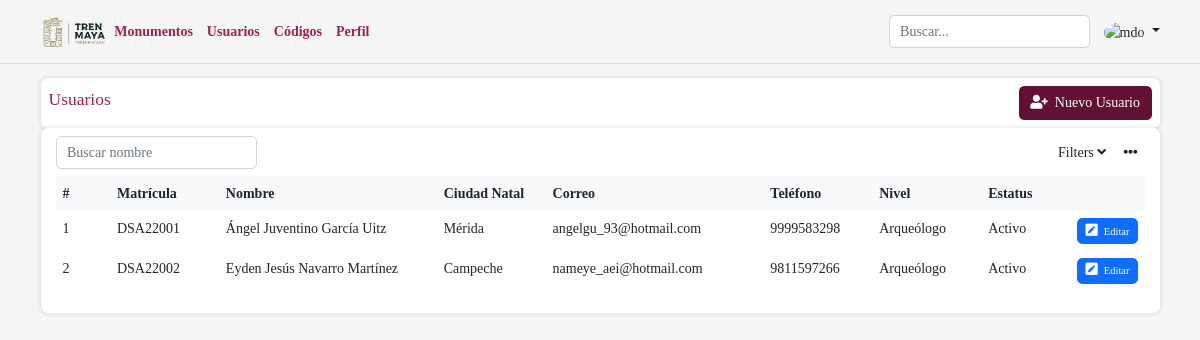
/index.php?action=usuarios (signed in), run on the app's committed database.
### tables this page shows
CREATE TABLE `bd_tm_pro` (
  `bd_tm_pro_id` int(11) NOT NULL,
  `bd_tm_pro_nombre` varchar(50) NOT NULL,
  `bd_tm_pro_apellido_p` varchar(45) NOT NULL,
  `bd_tm_pro_apellido_m` varchar(45) NOT NULL,
  `bd_tm_pro_edad` int(11) NOT NULL,
  `bd_tm_pro_genero` varchar(10) NOT NULL,
  `bd_tm_pro_origen` varchar(50) NOT NULL,
  `bd_tm_pro_matricula` varchar(8) NOT NULL,
  `bd_tm_pro_correo` varchar(50) NOT NULL,
  `bd_tm_pro_telefono` varchar(10) NOT NULL,
  `bd_tm_pro_estudio` varchar(50) NOT NULL,
  `bd_tm_pro_pass` varchar(10) NOT NULL,
  `bd_tm_pro_id_usuario` int(11) NOT NULL,
  `bd_tm_pro_id_estatus` int(11) NOT NULL
);

CREATE TABLE `bd_tm_uur` (
  `bd_tm_uur_id` int(11) NOT NULL,
  `bd_tm_uur_usuario` varchar(50) NOT NULL
);

CREATE TABLE `bd_tm_ett` (
  `bd_tm_ett_id` int(11) NOT NULL,
  `bd_tm_ett_estatus` varchar(15) NOT NULL
);

### models/conexion.php (called while the page is built)
<?php
class Conexion{
    public static function conectar(){
        try {
            $link = new PDO("mysql:host=localhost;dbname=bd_tren_maya","root","",
                array(PDO::MYSQL_ATTR_INIT_COMMAND => "SET NAMES utf8"));
        } catch (PDOException $e) {
            print "Error!: " . $e->getMessage() . "<br/>";
            die();
        }
        return $link;
    }
}

### models/crud.php (called while the page is built, shortened)
<?php
require_once "conexion.php";
class Datos extends Conexion{
    public static function vistaTablaUsuariosModel(){
        $stmt = Conexion::conectar()->prepare("SELECT bd_tm_pro_id, bd_tm_pro_nombre,bd_tm_pro_apellido_p,bd_tm_pro_apellido_m,bd_tm_pro_edad,
          bd_tm_pro_genero, bd_tm_pro_origen, bd_tm_pro_matricula, bd_tm_pro_correo, bd_tm_pro_telefono, bd_tm_uur_usuario, bd_tm_ett_estatus
          FROM bd_tm_pro
          INNER JOIN bd_tm_uur ON bd_tm_pro.bd_tm_pro_id_usuario = bd_tm_uur.bd_tm_uur_id
          INNER JOIN bd_tm_ett ON bd_tm_pro.bd_tm_pro_id_estatus = bd_tm_ett.bd_tm_ett_id");
        $stmt->execute();
        return $stmt->fetchAll();
    }
}

### index.php (called while the page is built, shortened)
<?php
 require_once ('models/crud.php');
 require_once ('controllers/controller.php');
  $mvc = new MvcController();
  $mvc -> pagina();
?>

### models/user.php (called while the page is built, shortened)
<?php
require_once "conexion.php";
  class User extends Conexion{
      public function setUser($matricula){
        $stmt = Conexion::conectar()->prepare("SELECT bd_tm_pro_id, bd_tm_pro_nombre,bd_tm_pro_apellido_p,bd_tm_pro_apellido_m,bd_tm_pro_edad,
          bd_tm_pro_genero, bd_tm_pro_origen, bd_tm_pro_matricula, bd_tm_pro_correo, bd_tm_pro_telefono, bd_tm_uur_usuario, bd_tm_ett_estatus
          FROM bd_tm_pro
          INNER JOIN bd_tm_uur ON bd_tm_pro.bd_tm_pro_id_usuario = bd_tm_uur.bd_tm_uur_id
          INNER JOIN bd_tm_ett ON bd_tm_pro.bd_tm_pro_id_estatus = bd_tm_ett.bd_tm_ett_id
          WHERE bd_tm_pro_matricula =:clave_matricula");
        $stmt->execute(['clave_matricula'=>$matricula]);
      }
  }
?>

### views/modules/session.php (called while the page is built, shortened)
<?php
  $user = new User();
  if(isset($_SESSION["cl_matricula"])){
   $getNombre = $_SESSION["cl_matricula"];
   $user->setUser($getNombre);
  }
  else{
    echo "<script>window.location='index.php'</script>";
  }
?>

### controllers/controller.php (the view, shortened to what this page needs)
<?php
class MvcController{
    public static function pagina(){
        include_once  'views/template.php';
    }
    public static function enlacesPaginasController(){
      if(isset($_GET["action"])){
        $enlaces = $_GET['action'];
      }else{
        $enlaces = "index.php";
      }
      $respuesta = Paginas::enlacesPaginasModel($enlaces);
      include_once $respuesta;
    }
    public static function vistaTablaUsuariosController(){
      $respuesta = Datos::vistaTablaUsuariosModel();
      $numcont=1;
      foreach ($respuesta as $row => $item){
        $numcont = $numcont + $row;
        echo '<tr>
                <td>'.$numcont.'</td>
                <td>'.$item["bd_tm_pro_matricula"].'</td>
                <td>'.$item["bd_tm_pro_nombre"].' '.$item["bd_tm_pro_apellido_p"].' '.$item["bd_tm_pro_apellido_m"].'</td>
                <td>'.$item["bd_tm_pro_origen"].'</td>
                <td>'.$item["bd_tm_pro_correo"].'</td>
                <td>'.$item["bd_tm_pro_telefono"].'</td>
                <td>'.$item["bd_tm_uur_usuario"].'</td>
                <td>'.$item["bd_tm_ett_estatus"].'</td>
                <td class="d-flex justify-content-end"><a type="button" class="btn btn-primary" href=index.php?action=editar-usuario&matricula='.$item["bd_tm_pro_matricula"].'
                  style="--bs-btn-padding-y: .25rem; --bs-btn-padding-x: .5rem; --bs-btn-font-size: .75rem;">
                  <i class="fas fa-pen-square pe-1"></i> Editar</a></td>
              </tr>';
      }
    }
}

### css/style.css (style rules this page uses)
* { font-family: "Montserrat"; font-size: 14px; box-sizing: border-box; }
body { background: whitesmoke; }

### data on the page
bd_tm_pro: numcont "1", bd_tm_pro_matricula "DSA22001", bd_tm_pro_nombre "Ángel Juventino", bd_tm_pro_apellido_p "García", bd_tm_pro_apellido_m "Uitz", bd_tm_pro_origen "Mérida", bd_tm_pro_correo "angelgu_93@hotmail.com", bd_tm_pro_telefono "9999583298", bd_tm_uur.bd_tm_uur_usuario "Arqueólogo", bd_tm_ett.bd_tm_ett_estatus "Activo"
bd_tm_pro: numcont "2", bd_tm_pro_matricula "DSA22002", bd_tm_pro_nombre "Eyden Jesús", bd_tm_pro_apellido_p "Navarro", bd_tm_pro_apellido_m "Martínez", bd_tm_pro_origen "Campeche", bd_tm_pro_correo "nameye_aei@hotmail.com", bd_tm_pro_telefono "9811597266", bd_tm_uur.bd_tm_uur_usuario "Arqueólogo", bd_tm_ett.bd_tm_ett_estatus "Activo"
